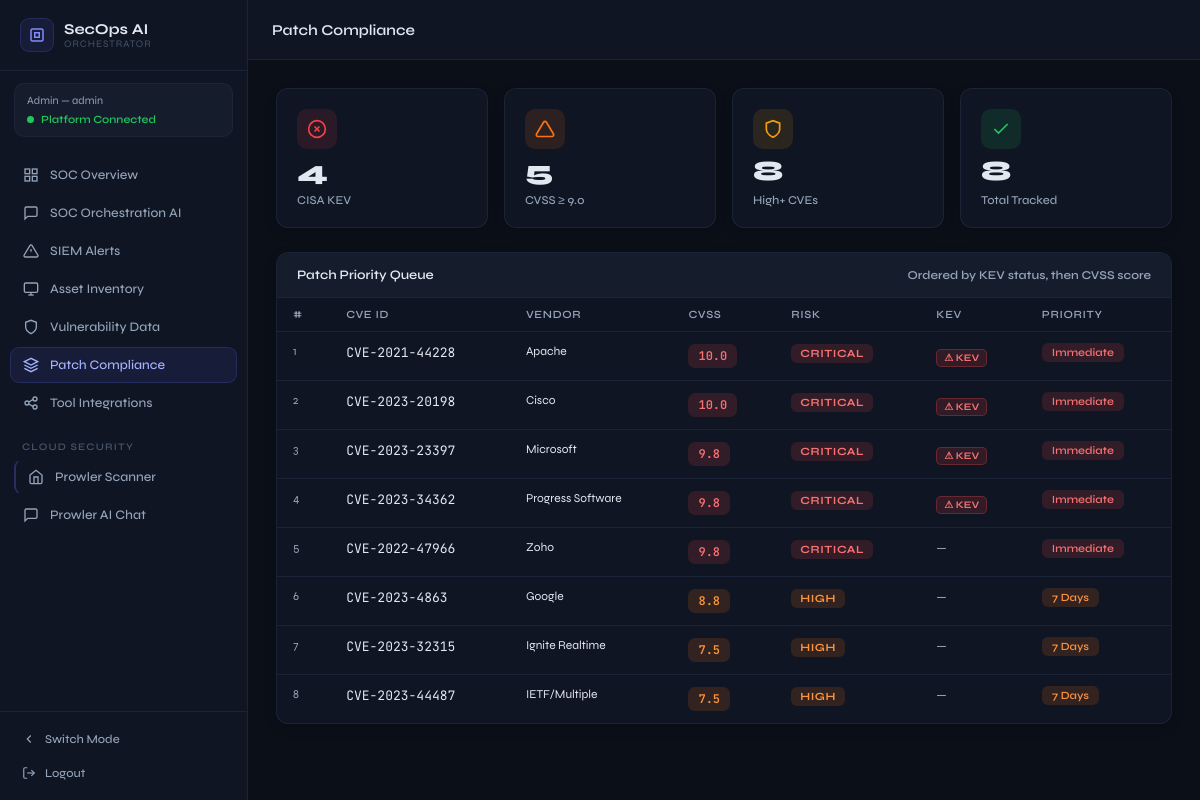
/org/patch (signed in), run on the app's committed database.
### app.py (models this page shows, shortened)
class User(UserMixin, db.Model):
    id             = db.Column(db.Integer, primary_key=True)
    username       = db.Column(db.String(150), unique=True, nullable=False)
    password_hash  = db.Column(db.String(256), nullable=False)
    role           = db.Column(db.String(50), default='analyst')
    mode           = db.Column(db.String(20), default='individual')
    created_at     = db.Column(db.DateTime, default=datetime.utcnow)
    is_active_user = db.Column(db.Boolean, default=True)

class Vulnerability(db.Model):
    id             = db.Column(db.Integer, primary_key=True)
    cve_id         = db.Column(db.String(50), unique=True, nullable=False)
    description    = db.Column(db.Text, nullable=False)
    cvss_score     = db.Column(db.Float, default=0.0)
    severity       = db.Column(db.String(20))
    published_date = db.Column(db.DateTime)
    vendor_product = db.Column(db.String(200))
    is_kev         = db.Column(db.Boolean, default=False)
    @property
    def risk_level(self):
        if self.is_kev or self.cvss_score >= 9.0: return "Critical"
        if self.cvss_score >= 7.0: return "High"
        if self.cvss_score >= 4.0: return "Medium"
        return "Low"

### app.py (the view)
@app.route('/org/patch')
@login_required
def org_patch():
    session['mode'] = 'organization'
    return render_template('org/patch.html',
        vulns=Vulnerability.query.order_by(
            Vulnerability.is_kev.desc(), Vulnerability.cvss_score.desc()).all())

### app.py (called while the page is built)
@login_manager.user_loader
def load_user(uid): return User.query.get(int(uid))

### templates/org/patch.html
{% extends "base.html" %}{% from "org/_nav.html" import org_nav %}
{% block title %}SecOps AI — Patch Compliance{% endblock %}{% block page_title %}Patch Compliance{% endblock %}
{% block sidebar_nav %}{{ org_nav('patch') }}{% endblock %}
{% block content %}
<div class="stats-row">
  <div class="stat-card stat-card-dark"><div class="stat-icon stat-red"><svg width="20" height="20" viewBox="0 0 24 24" fill="none" stroke="currentColor" stroke-width="2"><circle cx="12" cy="12" r="10"/><line x1="15" y1="9" x2="9" y2="15"/><line x1="9" y1="9" x2="15" y2="15"/></svg></div><div class="stat-value">{{ vulns|selectattr('is_kev')|list|length }}</div><div class="stat-label">CISA KEV</div></div>
  <div class="stat-card stat-card-dark"><div class="stat-icon stat-orange"><svg width="20" height="20" viewBox="0 0 24 24" fill="none" stroke="currentColor" stroke-width="2"><path d="M10.29 3.86L1.82 18a2 2 0 001.71 3h16.94a2 2 0 001.71-3L13.71 3.86a2 2 0 00-3.42 0z"/></svg></div><div class="stat-value">{{ vulns|selectattr('cvss_score','ge',9.0)|list|length }}</div><div class="stat-label">CVSS ≥ 9.0</div></div>
  <div class="stat-card stat-card-dark"><div class="stat-icon stat-amber"><svg width="20" height="20" viewBox="0 0 24 24" fill="none" stroke="currentColor" stroke-width="2"><path d="M12 22s8-4 8-10V5l-8-3-8 3v7c0 6 8 10 8 10z"/></svg></div><div class="stat-value">{{ vulns|selectattr('cvss_score','ge',7.0)|list|length }}</div><div class="stat-label">High+ CVEs</div></div>
  <div class="stat-card stat-card-dark"><div class="stat-icon stat-green"><svg width="20" height="20" viewBox="0 0 24 24" fill="none" stroke="currentColor" stroke-width="2"><polyline points="20 6 9 17 4 12"/></svg></div><div class="stat-value">{{ vulns|length }}</div><div class="stat-label">Total Tracked</div></div>
</div>
<div class="card card-dark"><div class="card-head card-head-dark"><span>Patch Priority Queue</span><span class="muted-text small-text">Ordered by KEV status, then CVSS score</span></div>
<div class="card-body p0"><table class="data-table data-table-dark"><thead><tr><th>#</th><th>CVE ID</th><th>Vendor</th><th>CVSS</th><th>Risk</th><th>KEV</th><th>Priority</th></tr></thead><tbody>
{% for v in vulns %}<tr><td class="muted-text small-text">{{ loop.index }}</td><td><code class="mono">{{ v.cve_id }}</code></td><td class="small-text">{{ v.vendor_product }}</td><td><span class="cvss-badge cvss-{% if v.cvss_score>=9 %}critical{% elif v.cvss_score>=7 %}high{% elif v.cvss_score>=4 %}medium{% else %}low{% endif %}">{{ v.cvss_score }}</span></td><td><span class="sev-badge sev-{{ v.risk_level|lower }}">{{ v.risk_level }}</span></td><td>{% if v.is_kev %}<span class="kev-tag">⚠ KEV</span>{% else %}<span class="muted-text">—</span>{% endif %}</td>
<td>{% if v.is_kev or v.cvss_score>=9.0 %}<span class="priority-badge priority-immediate">Immediate</span>{% elif v.cvss_score>=7.0 %}<span class="priority-badge priority-7days">7 Days</span>{% else %}<span class="priority-badge priority-30days">30 Days</span>{% endif %}</td></tr>{% endfor %}
</tbody></table></div></div>{% endblock %}

### templates/base.html (shortened to what this page needs)
<!DOCTYPE html>
<html lang="en">
<head>
  <link rel="stylesheet" href="{{ url_for('static', filename='css/styles.css') }}">
</head>
<body class="{% block body_class %}{% endblock %}">
{% block full_page %}
<div class="app-shell {% if session.get('mode')=='organization' %}dark-mode{% endif %}">
  <aside class="sidebar" id="sidebar">
    <div class="sidebar-brand">
      {% if session.get('mode')=='organization' %}
        <div class="brand-icon brand-indigo"><svg width="18" height="18" viewBox="0 0 24 24" fill="none" stroke="currentColor" stroke-width="2"><rect x="4" y="4" width="16" height="16" rx="2"/><rect x="9" y="9" width="6" height="6"/></svg></div>
        <div><div class="brand-name">SecOps AI</div><div class="brand-sub">Orchestrator</div></div>
      {% else %}
        <div class="brand-icon brand-blue"><svg width="18" height="18" viewBox="0 0 24 24" fill="none" stroke="currentColor" stroke-width="2"><path d="M12 22s8-4 8-10V5l-8-3-8 3v7c0 6 8 10 8 10z"/></svg></div>
        <div class="brand-name">RedTeam AI</div>
      {% endif %}
    </div>
    {% if session.get('mode')=='organization' %}
    <div class="sidebar-user-card">
      <div class="user-card-role">{{ current_user.role|title }} — {{ current_user.username }}</div>
      <div class="user-card-status"><span class="pulse-dot"></span>Platform Connected</div>
    </div>
    {% endif %}
    <nav class="sidebar-nav">{% block sidebar_nav %}{% endblock %}</nav>
    <div class="sidebar-footer">
      <a href="{{ url_for('mode_selection') }}" class="footer-btn"><svg width="14" height="14" viewBox="0 0 24 24" fill="none" stroke="currentColor" stroke-width="2"><polyline points="15 18 9 12 15 6"/></svg>Switch Mode</a>
      <a href="{{ url_for('logout') }}" class="footer-btn footer-btn-danger"><svg width="14" height="14" viewBox="0 0 24 24" fill="none" stroke="currentColor" stroke-width="2"><path d="M9 21H5a2 2 0 01-2-2V5a2 2 0 012-2h4"/><polyline points="16 17 21 12 16 7"/><line x1="21" y1="12" x2="9" y2="12"/></svg>Logout</a>
    </div>
  </aside>
  <main class="main-area">
    <header class="topbar">
      <div class="topbar-left">
        <h1 class="topbar-title">{% block page_title %}{% endblock %}</h1>
      </div>
    </header>
    <div class="page-body">
      {% block content %}{% endblock %}
    </div>
  </main>
</div>
{% endblock %}
</body>
</html>

### data on the page
User: role "Admin", username "admin"
Vulnerability: cve_id "CVE-2021-44228", vendor_product "Apache", cvss_score "10.0", risk_level "CRITICAL", shows "⚠ KEV", shows "Immediate"
Vulnerability: cve_id "CVE-2023-20198", vendor_product "Cisco", cvss_score "10.0", risk_level "CRITICAL", shows "⚠ KEV", shows "Immediate"
Vulnerability: cve_id "CVE-2023-23397", vendor_product "Microsoft", cvss_score "9.8", risk_level "CRITICAL", shows "⚠ KEV", shows "Immediate"
Vulnerability: cve_id "CVE-2023-34362", vendor_product "Progress Software", cvss_score "9.8", risk_level "CRITICAL", shows "⚠ KEV", shows "Immediate"
Vulnerability: cve_id "CVE-2022-47966", vendor_product "Zoho", cvss_score "9.8", risk_level "CRITICAL", shows "Immediate"
Vulnerability: cve_id "CVE-2023-4863", vendor_product "Google", cvss_score "8.8", risk_level "HIGH", shows "7 Days"
Vulnerability: cve_id "CVE-2023-32315", vendor_product "Ignite Realtime", cvss_score "7.5", risk_level "HIGH", shows "7 Days"
Vulnerability: cve_id "CVE-2023-44487", vendor_product "IETF/Multiple", cvss_score "7.5", risk_level "HIGH", shows "7 Days"

### other printed values
{{ vulns|selectattr('is_kev')|list|length }} "4"
{{ vulns|selectattr('cvss_score','ge',9.0)|list|length }} "5"
{{ vulns|selectattr('cvss_score','ge',7.0)|list|length }} "8"
{{ vulns|length }} "8"
